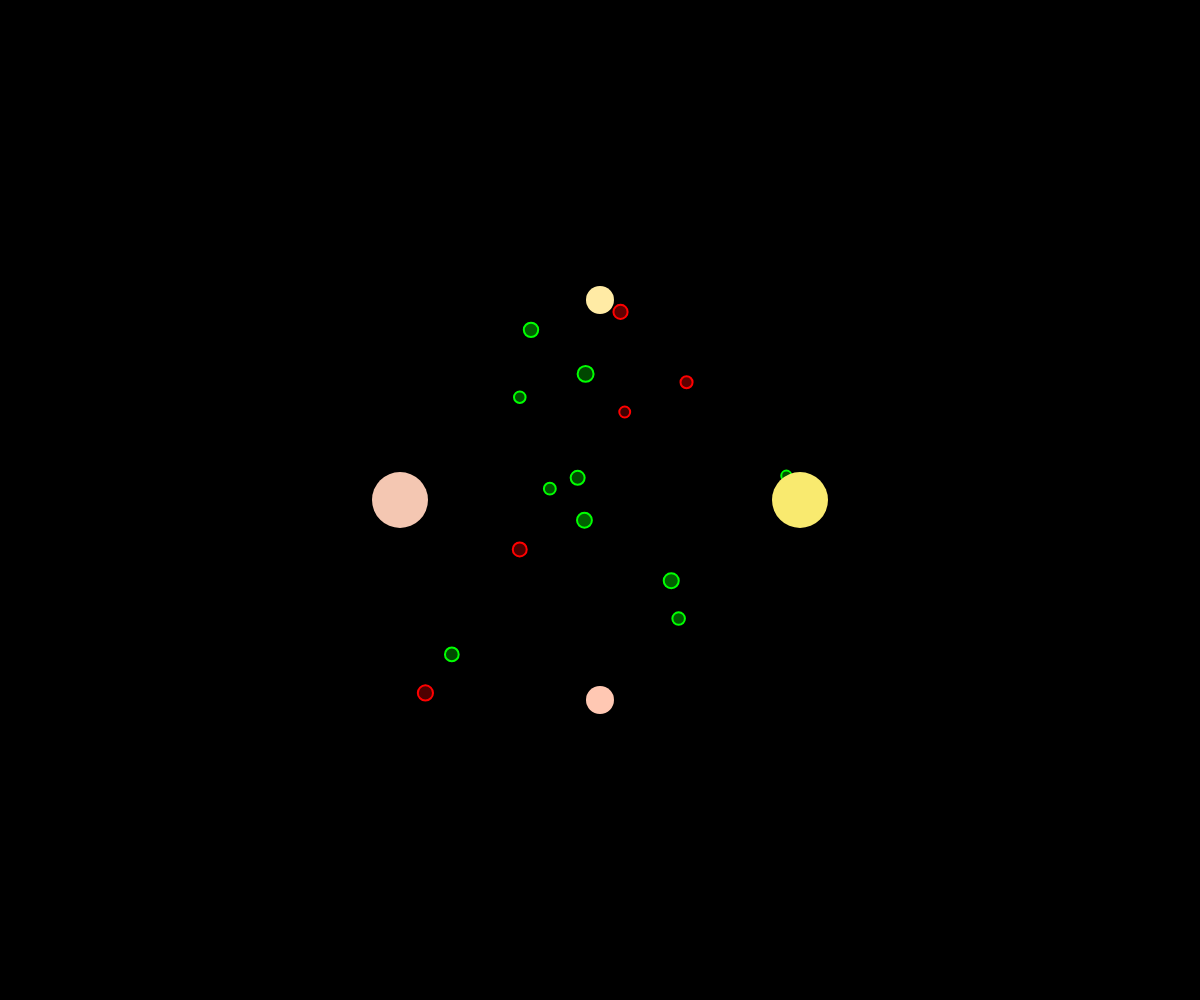
Frame 1 (no input)
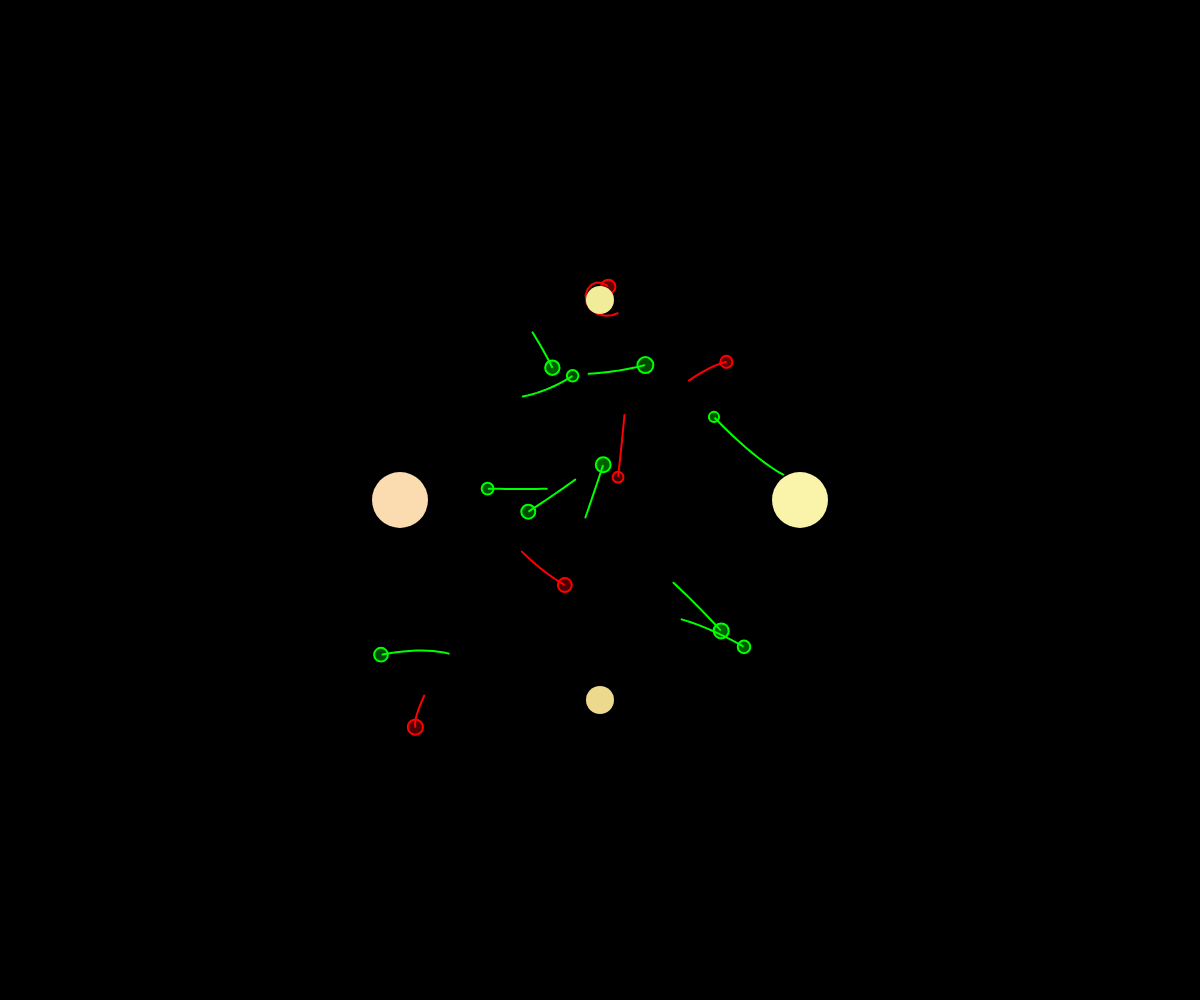
Frame 60 (no input)
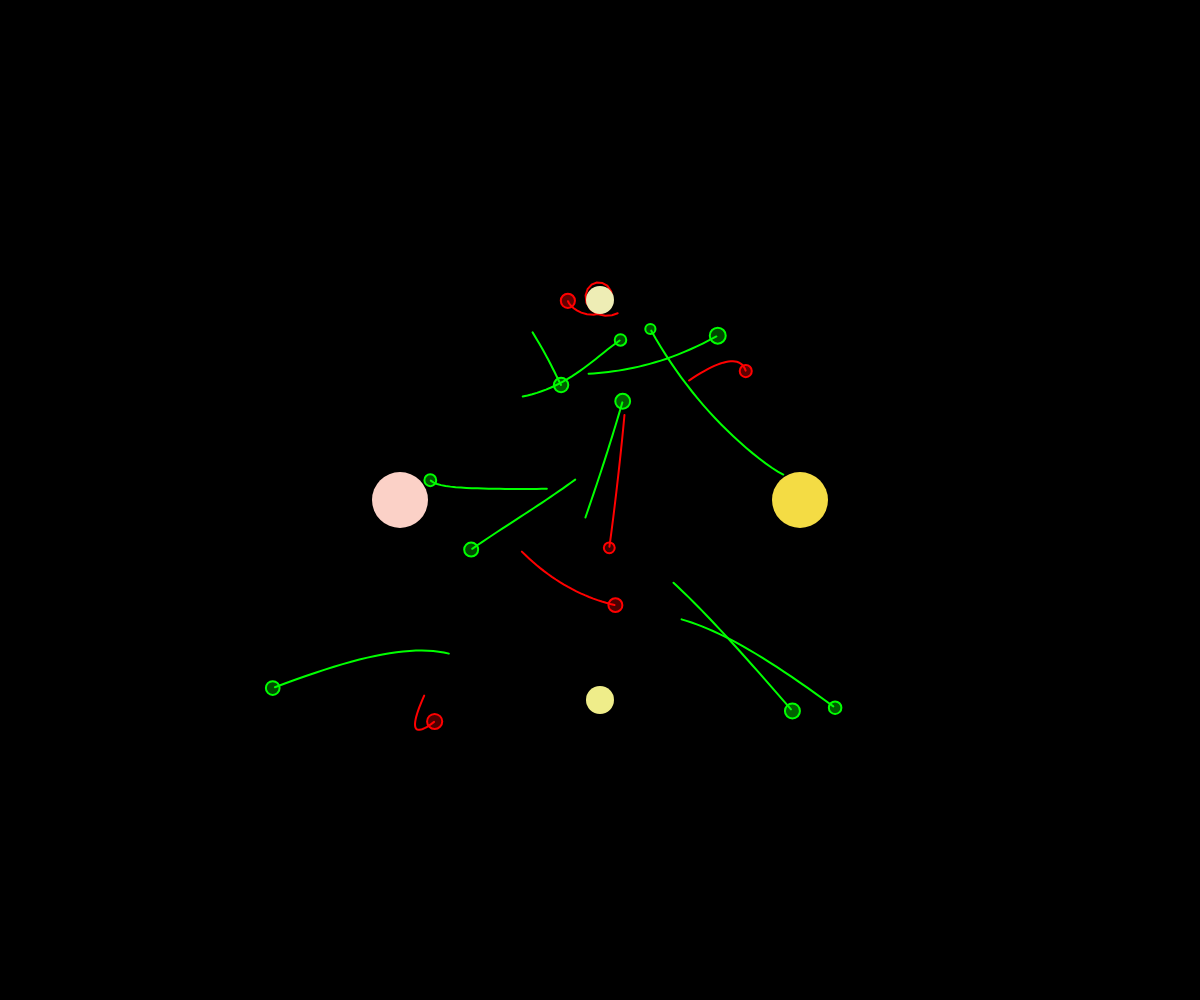
Frame 120 (the mouse pressed at the canvas centre since frame 60)

The p5.js sketch that drew these frames (run headless with seeded random() and noise() and a simulated clock; from frame 60 on, the mouse is pressed at the canvas centre):

// p5.js sketch
// ── sketch.js
let movers = [];
let attractor1, attractor2, attractor3, attractor4;

//the green ones are body having negative mass and the red ones have positive mass
//repulsive gravitational force is possible when there is negative mass


function setup() {
  createCanvas(windowWidth, windowHeight)
  for(let i = 0; i < 15; i++){
    let x = random(width/2 - 200, width/2 + 200);
    let y = random(height/2 - 200, height/2 + 200);
    let m = random(-5,5);
    let r = random(5,8)
    let a = random(60,100);
    movers[i] = new Mover(x,y,m,r,a);    
  }   
  attractor1 = new Attractor(width/2 - 200,height/2,28,14);    
  attractor2 = new Attractor(width/2 + 200,height/2,28,14);
  attractor3 = new Attractor(width/2,height/2 - 200,14,7);
  attractor4 = new Attractor(width/2,height/2 + 200,14,7);
  
}

function draw() {
  background(0);
  for(let m of movers){
    //m.edges();
    m.update();
    m.show();
    attractor1.attract(m);    
    attractor2.attract(m);
    attractor3.attract(m);
    attractor4.attract(m);
  }  
  attractor1.show();  
  attractor2.show();  
  attractor3.show();  
  attractor4.show();  
}
// ── body.js
class Attractor{  
  constructor(x,y,mass, radius){
    this.pos = createVector(x,y);
    this.mass = mass;
    this.radius = radius;
  }
  
  attract(mover){
    let r = p5.Vector.sub(this.pos, mover.pos);
    let dist2 = constrain(r.magSq(),10,10000);     
    let G = 2;    
    if(mover.mass < 0){
      G *= -1;
    }
    let fMag = (this.mass * mover.mass * G)/dist2;    
    let gForce = r.copy();
    gForce.normalize();
    gForce.setMag(fMag);
    mover.applyForce(gForce);    
  }
    
  
  show(){
    noStroke();
    fill(random(235,255), random(195,255), random(52,255));
    ellipse(this.pos.x, this.pos.y, this.radius * 4);
  }
}
// ── mover.js
class Mover{
  constructor(x, y, mass, radius, alpha){
    this.pos = createVector(x,y);
    this.vel = p5.Vector.random2D();    
    this.acc = createVector(0,0);    
    this.mass = mass;
    this.radius = radius;
    this.alpha = alpha;
    this.history = [];
  }
  
  
  applyForce(force){
    let f = force.div(this.mass);    
    this.acc.add(f);
  }
   
  edges(){
    if(this.pos.x < 0 || this.pos.x > width){
      this.vel.mult(-1);
    }
    if(this.pos.y < 0 || this.pos.y > height){
      this.vel.mult(-1);
    }  
  }
 
    
  update(){     
    if(frameCount % 5 == 0){
      this.history.push(this.pos.copy());
    }
    this.vel.add(this.acc);
    this.pos.add(this.vel);
    this.acc.set(0,0);
    if(this.history.length > 50){
      this.history.splice(0,1);
    }
  }
  
  show(){    
    strokeWeight(2);  
    if(this.mass > 0){
      stroke(255,0,0);
      fill(255,0,0,this.alpha);
    }else{
      stroke(0,255,0);
      fill(0,255,0,this.alpha);
    }
    ellipse(this.pos.x, this.pos.y, this.radius * 2);
    
    strokeWeight(2); 
    noFill();
    beginShape();
    for(let v of this.history){
      vertex(v.x,v.y);
    }
    endShape();
  }
}
